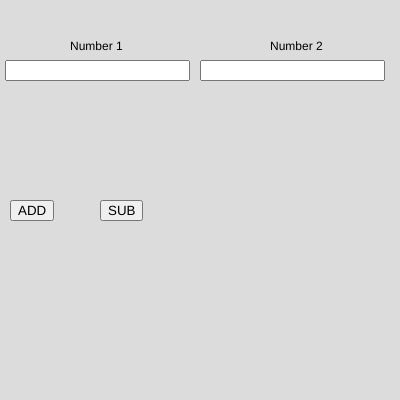
Frame 1 (no input)
Frame 60 (no input): identical to frame 1, image omitted
Frame 120 (the mouse pressed at the canvas centre since frame 60): identical to frame 1, image omitted

The p5.js sketch that drew this single still picture (run headless with seeded random() and noise() and a simulated clock; from frame 60 on, the mouse is pressed at the canvas centre):

// p5.js sketch
// ── sketch.js
var n1,n2;
var b1,b2,b3,b4;
var num1,num2;

function setup() {
  createCanvas(400, 400);

  n1=createInput();
  n1.position(5,60);

  n2=createInput();
  n2.position(200,60);

  b1=createButton("ADD");
  b1.position(10,200);
  b1.mousePressed(add);

  b2=createButton("SUB");
  b2.position(100,200);
  b2.mousePressed(sub);
}

function draw() {
  background(220);
  text("Number 1",70,50);
  text("Number 2",270,50);

  num1=parseInt(n1.value());
  num2=parseInt(n2.value());
}

//Creating Addition Function
function add(){
  console.log(num1+num2);
}

function sub(){
  console.log(num1-num2);
}
